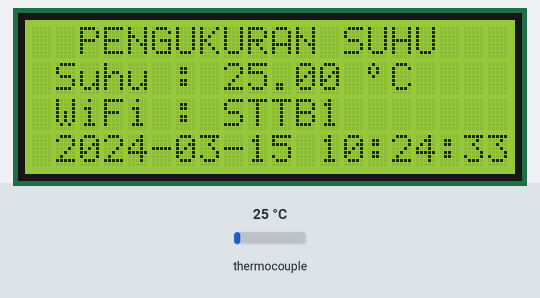
The sketch below on a simulated ESP32. On the bench: 20×4 character LCD. Inputs (shaded band) come from the test bench; at power-on: thermocouple 25 °C. WiFi joins after 1.5 s; servers stay silent unless stated; uploads are accepted with an empty reply; the local clock reads 2024-03-15 10:24:30 at power-on unless the sketch sets it; what the sketch prints to the serial monitor is not drawn.

Above: at 3.8 s.
3.9 s: thermocouple set to 6 °C
At 5.0 s:
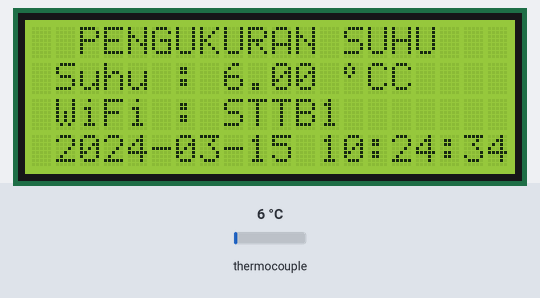
7.9 s: thermocouple set to 75 °C
At 9.2 s:
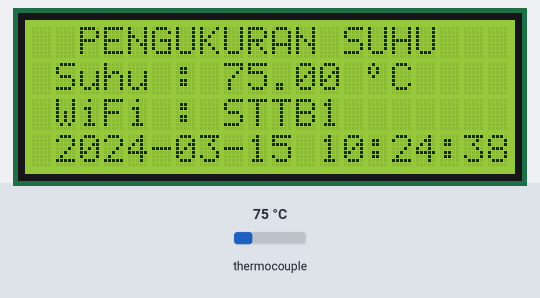
10.9 s: thermocouple set to 150 °C
At 12.1 s:
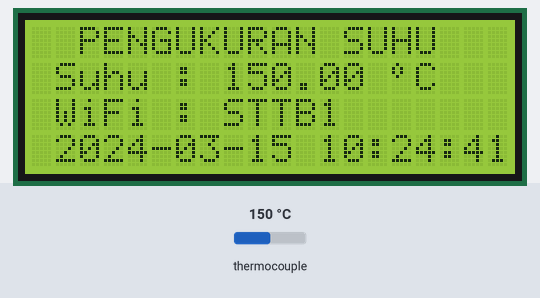
13.8 s: thermocouple set to 2 °C
At 14.8 s:
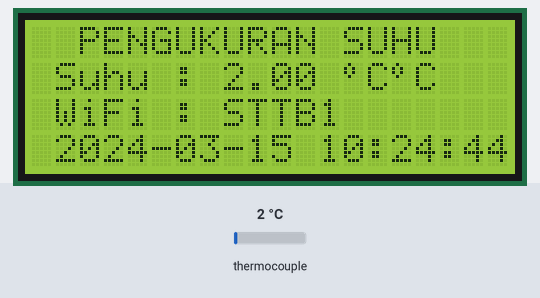
Timing chart, 0 to 16.8 s (numbered marks = the images above; inputs shaded):
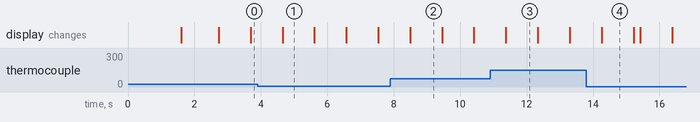

Measured:
- after the input at 3.9 s, the display: changes after 0.76 s (image 1)
- after the input at 7.9 s, the display: changes after 0.59 s (image 2)
- after the input at 13.8 s, the display: changes after 0.46 s (image 4)
- what the display in image 1 shows lasts 0.9 s, from 4.7 s to 5.6 s

The sketch:

thermocouple.ino
```cpp
/*
  V. 0.1.0
  Update Terakhir : 18-01-2024
  Last Change Log {
    2024
    - Januari
    1. Program utama MAX 7765
    2. Tambah fungsi WiFi
    3. Tambah fungsi sendData
    4. Penambahan fungsi debug
  }

  Komponen:
  1. Micro Controller : ESP32
  -- Belum diimplementasikan --
  2. LCD I2C 20x4                               (3.3v, GND, I2C (22 = SCL, 21 = SDA))
  3. Max 6675 + Thermocouple Type K             (3.3v, SPI (Miso = 19, CLK = 18, CS = 5))
  4. Fan 5V                                     (5v/Vin, GND)

  Hasil pembacaan temperature sensor 3. Max 6675 + Thermocouple Type K perlu dikalibrasi
  dengan cara membandingkan dengan termometer yang sudah ada dan diyakini benar pembacaanya.
  Edit variabel tempCalibrationValue sesuai dengan selisih nilai sensor Thermpcouple dan
  termometer. Sensor ini hanya digunakan pada ruangan bertemperatur tinggi, tidak disarankan
  untuk mengukur suhu ruangan.

  Program ini berfungsi untuk mengukur suhu pada tempat panas >70'C.
  Sensor Thermocouple memiliki toleransi akurasi ukur +- 2 C
  Penjelasan program terdapat pada comment baris pada program.

  Semua fungsi Serial.print() pada program ini sebenarnya bisa dihapus/di-comment,
  masih dipertahankan untuk fungsi debuging. Akan di-comment/dihapus pada saat final
  program sudah tercapai demi menghemat rosource pada ESP32.

  Informasi lebih lengkap sensor yang digunakan ada pada link berikut:
  https://learn.adafruit.com/thermocouple/
*/

// == Library ==
#include <max6675.h>
#include <WiFi.h>
#include <WiFiMulti.h>
#include <HTTPClient.h>
#include <LiquidCrystal_I2C.h>
#include <Wire.h>

/* Set pin MAX6675 pada pin SPI.
  Jika thermocouple yang digunakan lebih dari 1,
  bedakan semua pin (tidak perlu menggunakan pin SPI).
  Edit variabvel tempCalibrationValue sesuai denggan nilai kalibrasi yang sudah dilakukan. */
#define thermoSO 19
#define thermoCS 18
#define thermoSCK 5
float tempValue;
MAX6675 thermocouple(thermoSCK, thermoCS, thermoSO);
const float tempCalibrationValue = 0;

/* Mendeklarasikan LCD dengan alamat I2C 0x27
   Total kolom 20
   Total baris 4 */
LiquidCrystal_I2C lcd(0x27, 20, 4);
uint8_t degree[8] = {
  0x08,
  0x14,
  0x14,
  0x08,
  0x00,
  0x00,
  0x00,
  0x00
};

uint8_t plusMinus[8] = {
  0x00,
  0x04,
  0x04,
  0x1F,
  0x04,
  0x04,
  0x00,
  0x1F
};

// == WiFi Config ==
/* Deklarasikan semua WiFi yang bisa diakses oleh ESP32
   ESP32 akan memilih WiFi dengan sinyal paling kuat secara otomatis */
WiFiMulti wifiMulti;
const char* ssid_a = "STTB1";
const char* password_a = "Si4nt4r321";
const char* ssid_b = "MT1";
const char* password_b = "siantar321";
const char* ssid_c = "MT3";
const char* password_c = "siantar321";
const char* ssid_d = "Djoksen";
const char* password_d = "Welive99";
const char* ssid_it = "STTB5";
const char* password_it = "siantar123";

// Set IP to Static
IPAddress staticIP(192, 168, 15, 214);
IPAddress gateway(192, 168, 15, 250);
IPAddress subnet(255, 255, 255, 0);
IPAddress primaryDNS(8, 8, 8, 8);    //optional
IPAddress secondaryDNS(8, 8, 4, 4);  //optional
String ip_Address;

// == Data Send/Get ==
String postData, api;
bool sendStatus;

// == Get NTP/RTC ==
const char* ntpServer = "pool.ntp.org";
const long gmtOffsetSec = 7 * 3600;  // Karena Bekasi ada di GMT+7, maka Offset ditambah 7 jam
const int daylightOffsetSec = 0;
String dateTime, dateFormat, timeFormat;
int year, month, day, hour, minute, second;
bool ntpStatus;

void sendLogData() {
  /* Mengirim data ke local server
     Ganti isi variabel api sesuai dengan form php
  */
  api = "shttp://192.168.15.221/counter_hsit_api/saveCounter.pshp";
  HTTPClient http;
  http.begin(api);
  http.addHeader("Content-Type", "application/x-www-form-urlencoded");
  int httpResponseCode = http.POST(postData);

  if (httpResponseCode > 0) {
    String response = http.getString();
    Serial.println(response);
  } else {
    Serial.print("Error on sending POST");
  }
  http.end();
}

void getLocalTime() {
  /* Fungsi bertujuan menerima update waktu
     lokal dari ntp.pool.org */
  struct tm timeinfo;
  if (!getLocalTime(&timeinfo)) {
    ntpStatus = false;
  } else {
    ntpStatus = true;

    char timeStringBuff[50];
    strftime(timeStringBuff, sizeof(timeStringBuff), "%Y-%m-%d %H:%M:%S", &timeinfo);
    dateTime = String(timeStringBuff);

    // Save time data to variabel
    year = timeinfo.tm_year + 1900;
    month = timeinfo.tm_mon + 1;
    day = timeinfo.tm_mday;
    hour = timeinfo.tm_hour;
    minute = timeinfo.tm_min;
    second = timeinfo.tm_sec;
    // YYYY-MM-DD
    dateFormat = String(year) + '-' + String(month) + '-' + String(day);
    // hh:mm:ss
    timeFormat = String(hour) + ':' + String(minute);
  }
}

void debugSerial() {
  /* Fungsi ini bertujuan untuk debug project via Serial monitor
     Isi fungsi ini adalah kumpulan Serial.print merujuk pada fungsi lainnya
  */
  if (wifiMulti.run() != WL_CONNECTED) {
    Serial.println("WiFi Not Connected");
  }

  if (ntpStatus == false) {
    Serial.println("NTP Fail");
  } else {
    Serial.println(dateTime);
  }

  Serial.println(tempValue);
}

void setup() {
  Serial.begin(115200);

  sendStatus = false;
  ntpStatus = false;

  // LCD
  lcd.init();
  lcd.clear();
  lcd.backlight();
  lcd.createChar(0, degree);
  lcd.createChar(1, plusMinus);
  lcd.home();

  // WiFi
  wifiMulti.addAP(ssid_a, password_a);
  wifiMulti.addAP(ssid_b, password_b);
  wifiMulti.addAP(ssid_c, password_c);
  wifiMulti.addAP(ssid_d, password_d);
  wifiMulti.addAP(ssid_it, password_it);

  if (!WiFi.config(staticIP, gateway, subnet, primaryDNS, secondaryDNS)) {
    Serial.println("STA Failed to configure");
  }

  wifiMulti.run();
  lcd.setCursor(0, 1);
  lcd.print("Connecting to WiFi");
  delay(1000);

  // NTP
  configTime(gmtOffsetSec, daylightOffsetSec, ntpServer);
  if (wifiMulti.run() == WL_CONNECTED) {
    int tryNTP = 0;
    while (ntpStatus == false && tryNTP <= 5) {
      getLocalTime();
      tryNTP++;
      delay(50);
      lcd.setCursor(0, 2);
      lcd.print("Getting Date/Time");
    }
  }
  lcd.clear();
}

void loop() {
  lcd.setCursor(2, 0);
  lcd.print("PENGUKURAN SUHU");

  tempValue = thermocouple.readCelsius() + tempCalibrationValue;
  lcd.setCursor(1, 1);
  lcd.print("Suhu : ");
  lcd.setCursor(8, 1);
  lcd.print(tempValue);
  lcd.print(" ");
  lcd.write(0);
  lcd.print("C");

  int tryWiFi = 0;
  while (wifiMulti.run() != WL_CONNECTED && tryWiFi <= 5) {
    tryWiFi++;
    lcd.setCursor(1, 2);
    lcd.print("Try " + String(tryWiFi));
    wifiMulti.run();
  }

  if (wifiMulti.run() == WL_CONNECTED) {
    lcd.setCursor(1, 2);
    lcd.print("WiFi : " + WiFi.SSID());

    int tryNTP = 0;
    while (ntpStatus == false && tryNTP <= 2) {
      getLocalTime();
      tryNTP++;
      delay(50);
    }

    getLocalTime();
    // Print Waktu hh:mm:ss
    lcd.setCursor(1, 3);
    lcd.print(dateTime);
  } else if (wifiMulti.run() != WL_CONNECTED) {
    lcd.setCursor(1, 3);
    lcd.print("WiFi DC");
  }

  ip_Address = WiFi.localIP().toString();
  /* Pengiriman data ke DB dilakukan setiap 15 detik
      Jika dirasa terlalu sering, ganti value second sesuai keperluan
      Misal, if ((second == 0 || second == 30) && !sendStatus) --> Akan mengirim data setiap detik 0 dan 30
    */
  if ((second == 15 || second == 30 || second == 45 || second == 0) && !sendStatus) {
    // Edit variabel postData sesuai php
    postData = "&ip_address=" + ip_Address;
    sendLogData();
    sendStatus = true;
    lcd.clear();
  } else if ((second == 1 || second == 28 || second == 43 || second == 58) && sendStatus) {
    sendStatus = false;
  }
  debugSerial();
  // MAX6675 memerlukan delay setidaknya 250ms
  delay(900);
}
```
